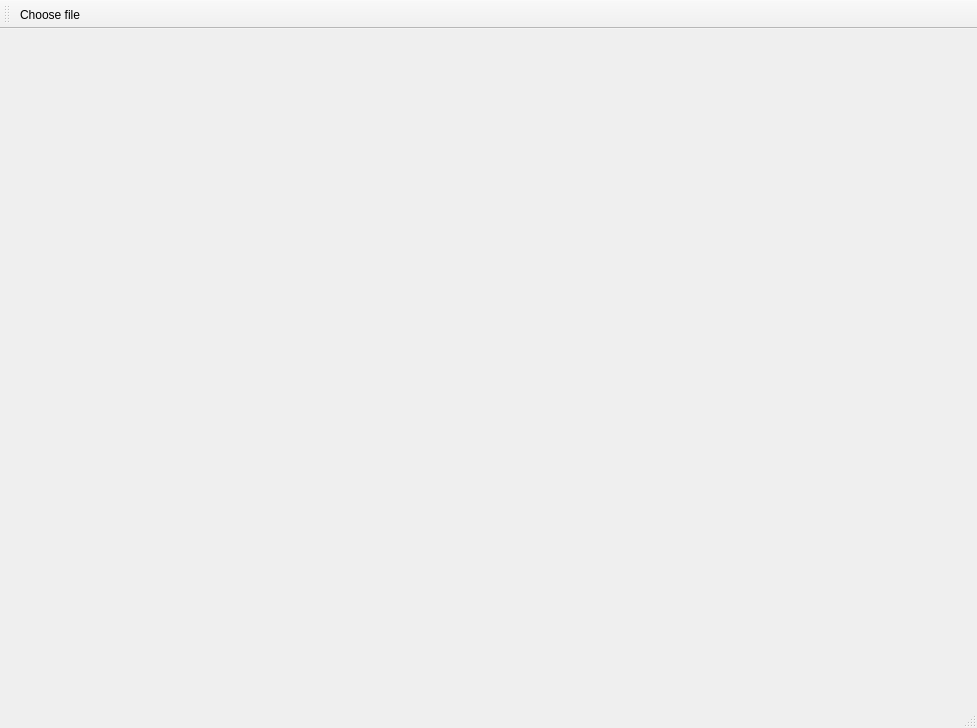
<?xml version="1.0" encoding="UTF-8"?>
<ui version="4.0">
 <class>MainWindow</class>
 <widget class="QMainWindow" name="MainWindow">
  <property name="geometry">
   <rect>
    <x>0</x>
    <y>0</y>
    <width>977</width>
    <height>728</height>
   </rect>
  </property>
  <property name="windowTitle">
   <string>MainWindow</string>
  </property>
  <widget class="QWidget" name="centralWidget">
   <widget class="QLabel" name="initialImageLabel">
    <property name="geometry">
     <rect>
      <x>10</x>
      <y>10</y>
      <width>461</width>
      <height>631</height>
     </rect>
    </property>
    <property name="styleSheet">
     <string notr="true"/>
    </property>
    <property name="text">
     <string/>
    </property>
   </widget>
   <widget class="QLabel" name="resultImageLabel">
    <property name="geometry">
     <rect>
      <x>500</x>
      <y>10</y>
      <width>461</width>
      <height>631</height>
     </rect>
    </property>
    <property name="styleSheet">
     <string notr="true"/>
    </property>
    <property name="text">
     <string/>
    </property>
   </widget>
  </widget>
  <widget class="QMenuBar" name="menuBar">
   <property name="geometry">
    <rect>
     <x>0</x>
     <y>0</y>
     <width>977</width>
     <height>21</height>
    </rect>
   </property>
  </widget>
  <widget class="QToolBar" name="mainToolBar">
   <attribute name="toolBarArea">
    <enum>TopToolBarArea</enum>
   </attribute>
   <attribute name="toolBarBreak">
    <bool>false</bool>
   </attribute>
   <addaction name="chooseFileBtn"/>
  </widget>
  <widget class="QStatusBar" name="statusBar"/>
  <action name="chooseFileBtn">
   <property name="icon">
    <iconset resource="resources.qrc">
     <normaloff>:/images/icons/dir.png</normaloff>:/images/icons/dir.png</iconset>
   </property>
   <property name="text">
    <string>Choose file</string>
   </property>
   <property name="toolTip">
    <string>Choose file</string>
   </property>
  </action>
 </widget>
 <layoutdefault spacing="6" margin="11"/>
 <resources>
  <include location="resources.qrc"/>
 </resources>
 <connections/>
</ui>
